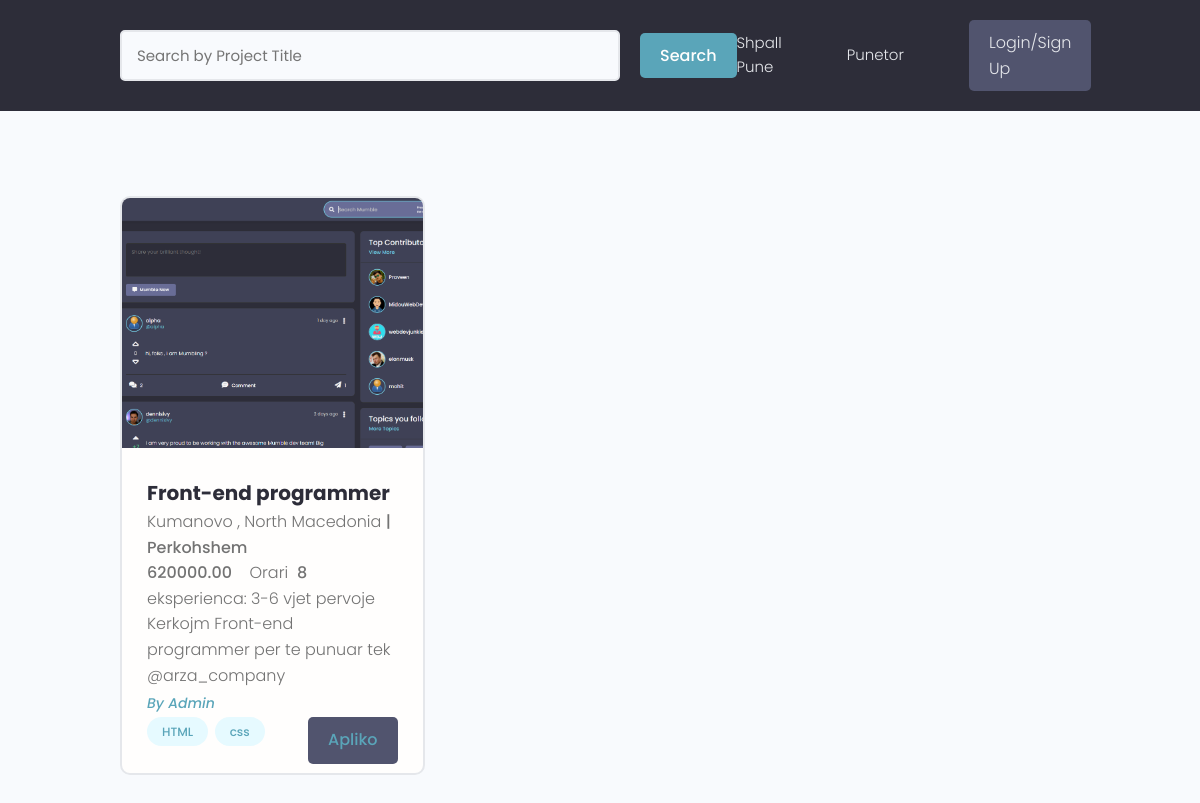
Page /kerko-pune/ on the earlier database version.
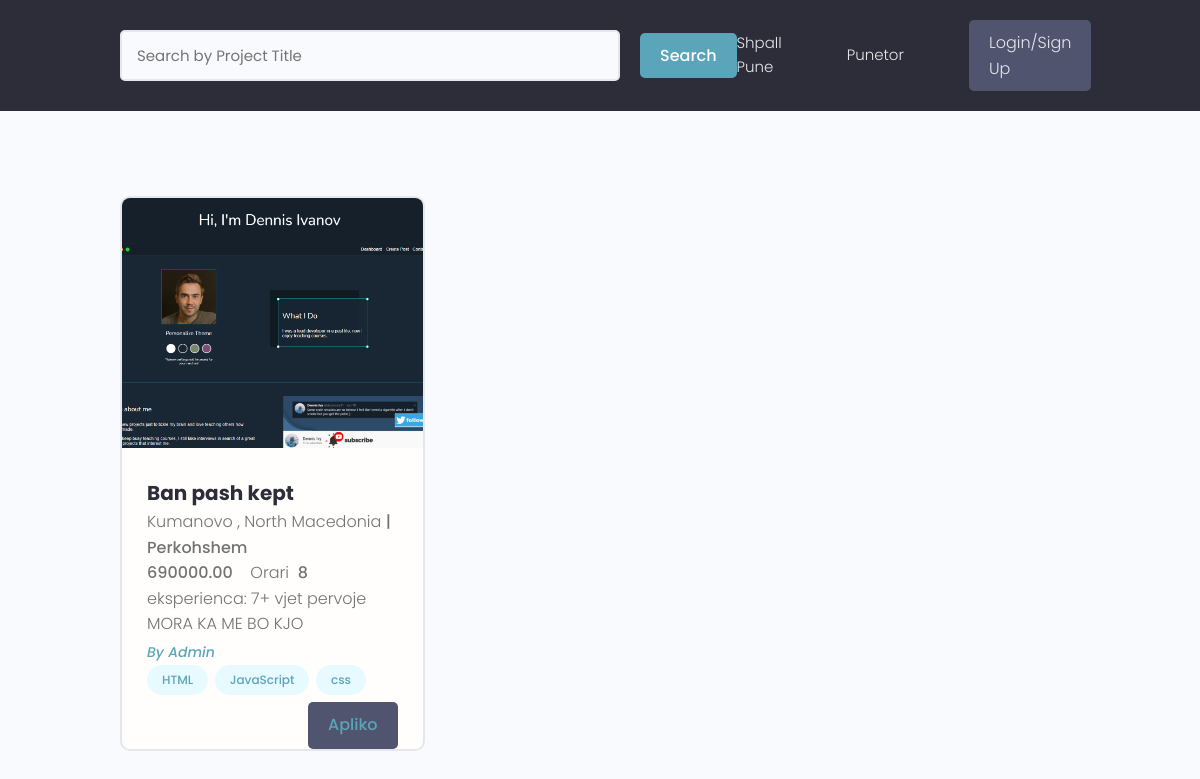
Same page on the later database version.
### pune/models.py (models this page shows, shortened)
class Pune(models.Model):
    business = models.ForeignKey(Profile , on_delete=models.CASCADE , blank=True)
    title = models.CharField(max_length=255)
    bio = models.TextField(blank=True , null=True)
    image = models.ImageField(blank=True , null=True, upload_to='profiles/', default='static/images/default.jpg')
    location = models.CharField(max_length=200 , blank=True , null=True)
    perkohshmeri = models.BooleanField(default=False)
    skills = models.ManyToManyField(Skills, blank=True)
    experience = models.CharField(max_length=255 , choices=EXPERIENCE)
    pagesa = models.DecimalField(decimal_places=2 , max_digits=10)
    orari = models.PositiveIntegerField(default=0)
    created = models.DateTimeField(auto_now_add = True)
    id = models.UUIDField(default=uuid.uuid4 , unique=True ,
                        primary_key=True , editable=False)

### users/models.py (models this page shows, shortened)
class Profile(models.Model):
    user = models.OneToOneField(User , on_delete = models.CASCADE ,  null=True , blank=True)
    name = models.CharField(max_length=150 , null=True , blank=True)
    sur_name = models.CharField(max_length=150 , null=True , blank=True)
    email = models.EmailField(max_length=500 , blank=True , null=True)
    username = models.CharField(max_length=200 ,unique = True ,blank=True , null=True)
    profilepic = models.ImageField(blank=True , null=True, upload_to='profiles/', default='static/images/profiles/user-default.png')
    bio = models.TextField(blank=True , null=True)
    skills = models.ManyToManyField('Skills', blank=True)
    CV = models.FileField(upload_to='CV/',blank=True , null=True)
    resume = models.FileField(upload_to='Resume/',blank=True , null=True)
    birth_date = models.DateField(blank=True, null=True)
    business = models.BooleanField(default=False)
    location = models.CharField(max_length=200 , blank=True , null=True)
    created = models.DateTimeField(auto_now_add = True)
    id = models.UUIDField(default=uuid.uuid4 , unique=True ,
                        primary_key=True , editable=False)
    def __str__(self):
        return str(self.username)

class Skills(models.Model):
    field = models.ManyToManyField(Field)
    name = models.CharField(max_length=200 , blank=True , null=True)
    description = models.TextField(blank=True , null=True)
    created = models.DateTimeField(auto_now_add = True)
    id = models.UUIDField(default=uuid.uuid4 , unique=True ,
                        primary_key=True , editable=False)
    def __str__(self):
        return str(self.name)

### pune/views.py (the view)
# urls.py: path('kerko-pune/', views.kerkoPune , name='kerko-pune'),
def kerkoPune(request):
    pune = Pune.objects.all()
    context = {
        'pune':pune,
    }
    return render(request , 'pune/kerkopune.html',context)

### pune/templates/pune/kerkopune.html (shortened to what this page needs)
{% extends 'base.html' %}
{% block content %}
<section class="projectsList">
    <div class="container">
      <div class="grid grid--three">
      {% for pune in pune %}
        <div class="column">
          <div class="card project">
            <a href="{% url 'single-pune' pune.id %}" class="project">
              <img class="project__thumbnail" src="{{pune.image.url}}" alt="project thumbnail" />
              <div class="card__body">
                <h3 class="project__title">{{pune.title}}</h3>
                <p>{{pune.location}} <strong>{% if pune.perkohshmeri == True %}| Perkohshem {% endif %}</strong></p>
                <p><strong>{{pune.pagesa}}</strong>&nbsp;&nbsp;&nbsp; Orari &nbsp;<strong>{{pune.orari}}</strong></p>
                <p>eksperienca: {{pune.experience}}</p>
                <p>{{pune.bio|truncatewords:10}}</p>
                <p><a class="project__author" href="{% url 'profile' pune.business %}">By {{ pune.business.name }}</a></p>
                <div class="project__tags">
                  {% for skill in pune.skills.all %}
                  <span class="tag tag--pill tag--main">
                    <small>{{skill}}</small>
                  </span>
                  {% endfor %}
                  <button style="float: right;" class="btn btn--sub">
                    <a href="">Apliko</a>
                  </button>
                </div>
              </div>
            </a>
          </div>
        </div>
        {% endfor %}
      </div>
    </div>
  </section>
{% endblock content %}

### templates/base.html (shortened to what this page needs)
{% load static %}
<!DOCTYPE html>
<html lang="en">
<head>
     <link rel="stylesheet" href="https://cdn.iconmonstr.com/1.3.0/css/iconmonstr-iconic-font.min.css" />
     <link rel="stylesheet" href="{% static 'uikit/styles/uikit.css' %}" />
     <link rel="stylesheet" href="{% static 'styles/app.css' %}" />
     <link rel="stylesheet" href="{% static 'styles/sidenav.css' %}">
</head>
<body>
    {% include 'navbar.html' %}
    {% block content %}
    {% endblock content %}
</body>
</html>

### templates/navbar.html (shortened to what this page needs)
{% load static %}
<header class="header">
    <div class="container container">
      <div class="hero-section__search">
        <form id="searchForm" class="form" action="" method="get">
          <div class="form__field">
            <input class="input input--text" id="formInput#search" type="text" name="search_query"
              value="{{search_query}}" placeholder="Search by Project Title" />
          </div>
          <input type="submit" class="btn btn--main" value="Search" />
        </form>
      </div>
      <nav class="header__nav">
        <ul class="header__menu">
          {% if request.path == '/kerko-pune/' %}
          <li class="header__menuItem"><a href="{% url 'shpall-pune' %}">Shpall Pune</a></li>
          {% else %}
          <li class="header__menuItem"><a href="{% url 'kerko-pune' %}">Pune</a></li>
          {% endif %}
          <li class="header__menuItem"><a href="projects">Punetor</a></li>
          {% if request.user.is_authenticated %}
          <li class="header__menuItem"><a href="inbox">Inbox</a></li>
          <li class="header__menuItem"><a href="{% url 'profile' user.profile.username %}">Account</a></li>
          <div id="mySidenav" class="sidenav">
            <a href="javascript:void(0)" class="closebtn" onclick="closeNav()">&times;</a>
            <a href="{% url 'edit-profile' %}">Edit-Account</a>
            <a href="">SETTINGS</a>
            <a href="{% url 'logout' %}" class="btn btn--sub">Log Out</a>
          </div>
        <span onclick="openNav()">
            {% if user.profile.profilepic %}
            <img class="avatar avatar--md" src="{{ user.profile.profilepic.url }}" >
            {% else %}
            <img src="{% static 'images/profiles/user-default.png' %}" class="avatar avatar--md">
            {% endif %}
        </span>
          {% else %}
          <li class="header__menuItem"><a href="{% url 'login' %}" class="btn btn--sub">Login/Sign Up</a></li>
          {% endif%}
        </ul>
      </nav>
    </div>
</header>

### static/styles/app.css (style rules this page uses)
:root { --color-sub: #2d2d39; }
.btn--sub { background-color: var(--color-sub-light); }
.card { border: 2px solid var(--color-light); }
img { width: 100%; }
.header { position: sticky; z-index: 111; background-color: var(--color-sub); padding: 1.5rem 0; }
.header > .container { display: flex; justify-content: space-between; align-items: center; }
.header__nav > ul { display: inline-flex; align-items: center; list-style: none; gap: 6.5rem; }
.header__menuItem > a { color: var(--color-light); font-weight: 300; }
.hero-section__search > .form { display: flex; align-items: center; justify-content: center; gap: 2rem; }
.hero-section__search > .form input.input--text { width: 50rem; }
.project__author { font-size: 1.4rem; font-style: italic; }
.projectsList { margin-top: 8rem; }
.project__thumbnail { height: 25rem; object-fit: cover; object-position: top center; }
.project__title { font-size: 2rem; font-weight: 700; color: var(--color-sub); }

### static/uikit/styles/modules/_variables.css (style rules this page uses)
:root { --color-main: #5aa5b9; --color-main-light: #e6faff; --color-sub: #3f4156; --color-sub-light: #51546e; --color-sub-lighter: #ededfd; --color-text: #737373; --color-gray: #8b8b8b; --color-light: #e5e7eb; --color-light-gray: #767676; --color-bg: #f8fafd; --color-white: #fffefd; --color-white-light: #f3f3f3; --color-success: #359e64; --color-success-bg: #def8e8; --color-error: #fc4b0b; --color-error-bg: #fff2ee; --font-base: 'Poppins', arial, helvetica, 'Segoe UI', roboto, ubuntu, sans-serif; --font-monospace: 'Fira Code', 'Courier New', courier, monospace; --font-regular: 300; --font-medium: 500; --font-bold: 700; --generic-shadow: 1px 1px 5px #00000010; --generic-transition: all 0.3s ease-in-out; }

### static/uikit/styles/modules/_base.css (style rules this page uses)
* { margin: 0; padding: 0; box-sizing: border-box; text-rendering: optimizeLegibility; color: inherit; font-size: inherit; }
html { font-size: 50%; }
@media only screen and (min-width: 480px) { html { font-size: 56.25%; } }
@media only screen and (min-width: 1200px) { html { font-size: 62.5%; } }
body { line-height: 1.6; font-weight: 400; font-size: 1.5rem; color: var(--color-text); background-color: var(--color-bg); min-height: 100vh; }

### static/uikit/styles/modules/_typography.css (style rules this page uses)
* { font-family: var(--font-base); }
h3 { font-size: 3.2rem; font-weight: var(--font-medium); }
p, span, strong { font-size: 1.6rem; color: var(--color-text); font-weight: var(--font-regular); }
strong { font-weight: var(--font-medium); }
a { padding-bottom: 2px; text-decoration: none; display: inline-block; color: var(--color-main); font-weight: var(--font-medium); }

### static/uikit/styles/modules/_utilities.css (style rules this page uses)
.container { width: 92%; max-width: 165rem; margin: 0 auto; box-sizing: border-box; }
@media screen and (min-width: 1000px) { .container { width: 90%; } }
@media screen and (min-width: 1200px) { .container { width: 80%; } }

### static/uikit/styles/modules/_button.css (style rules this page uses)
.btn { display: inline-block; position: relative; cursor: pointer; background-color: var(--color-light); font-weight: var(--font-medium); color: var(--color-sub); text-decoration: none; padding: 1rem 2rem; border-radius: 0.5rem; border: none; width: -webkit-fit-content; width: -moz-fit-content; width: fit-content; height: -webkit-fit-content; height: -moz-fit-content; height: fit-content; font-size: 1.6rem; outline-width: 0; outline-color: transparent; -webkit-backface-visibility: hidden; backface-visibility: hidden; transition: all 0.3s ease-in-out; }
.btn--main { background-color: var(--color-main); color: var(--color-white); }
.btn--sub { background-color: var(--color-sub); color: var(--color-white); }

### static/uikit/styles/modules/_card.css (style rules this page uses)
.card { border-radius: 1rem; background-color: var(--color-white); border: 1.5px solid var(--color-light); width: auto; height: auto; margin-top: 0.5rem; margin-bottom: 0.5rem; overflow: hidden; }
.card__body, .card__header { padding: 2rem 2.5rem; }

### static/uikit/styles/modules/_form.css (style rules this page uses)
.form { display: block; }
.form__field { margin-top: 1.5rem; margin-bottom: 1.5rem; }
input.input[type='text'], input.input[type='email'], input.input[type='password'], input.input[type='number'], select.input, textarea.input { min-width: 24rem; width: 100%; padding: 1.2rem 1.5rem; border-radius: 0.5rem; border: 2px solid var(--color-light); transition: all 0.3s ease-in-out; background-color: var(--color-bg); }

Differences in the rows shown:
removed Pune: image (picture), title "Front-end programmer", location "Kumanovo , North Macedonia", perkohshmeri "| Perkohshem", pagesa "620000.00", orari "8", experience "3-6 vjet pervoje", bio "Kerkojm Front-end programmer per te punuar tek @arza_company", business.name "Admin", Skills (name "HTML"), Skills (name "css")
added Pune: image (picture), title "Ban pash kept", location "Kumanovo , North Macedonia", perkohshmeri "| Perkohshem", pagesa "690000.00", orari "8", experience "7+ vjet pervoje", bio "MORA KA ME BO KJO", business.name "Admin", Skills (name "HTML"), Skills (name "css")
now on this page (row unchanged): Skills: name "JavaScript", shown under "Ban pash kept"
